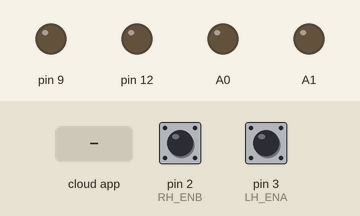
Simulated run of this sketch. Board: Arduino Uno, built with avr-gcc and run on an emulated ATmega328P. Shown: output pins drawn as LEDs (lit = HIGH). The test bench sets the inputs (shaded band); at power-on: pin 2 (RH_ENB) HIGH, pin 3 (LH_ENA) HIGH. The ROS host is connected and sends only what is stated.

Above: at 1.2 s.
1.3 s: the phone or cloud app sets linear.x to -100
At 1.9 s:
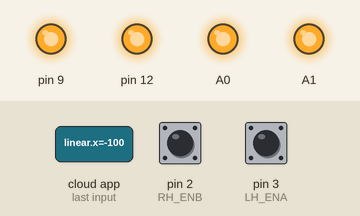
3.5 s: the phone or cloud app sets linear.x to 100
At 4.1 s:
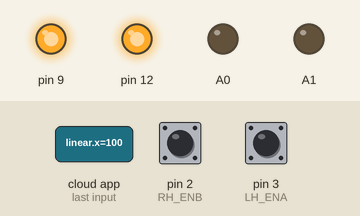
Timing chart, 0 to 6.5 s (numbered marks = the images above; inputs shaded):
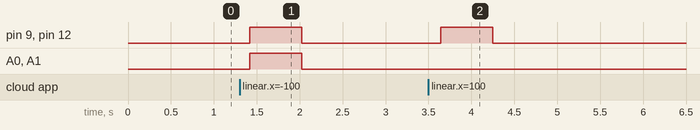

Measured:
- after the input at 1.3 s, pin 9, pin 12, A0, A1: LOW → HIGH after 0.12 s, → LOW 0.61 s later
- after the input at 3.5 s, pin 9, pin 12: LOW → HIGH after 0.14 s, → LOW 0.61 s later

The sketch:

main.ino
```cpp
//----------------------------------------------------------------------------------//
#include <ros.h>
#include <std_msgs/Int16.h>
#include <geometry_msgs/Twist.h>
#include <CytronMotorDriver.h>
#include "Config.h"
#include "Kinematics.h"
#include "Motor.h"

Motor LH_motor(LH_D1, LH_D2, LH_ENA, LH_ENB);
Motor RH_motor(RH_D1, RH_D2, RH_ENA, RH_ENB);
CytronMD motor1(PWM_DIR, 10, A0);  // PWM 1 = Pin 10, DIR 1 = Pin A0.
CytronMD motor2(PWM_DIR, 9, A1); // PWM 2 = Pin 9, DIR 2 = Pin A1.
Kinematics Robot(LH_motor, RH_motor);
void LH_ISRA();
void LH_ISRB();
void RH_ISRA();
void RH_ISRB();
float mapFloat(float x, float in_min, float in_max, float out_min, float out_max);
void cmd_vel_callback(const geometry_msgs::Twist& twist);
std_msgs::Int16 lwheel_ticks_msg;
std_msgs::Int16 rwheel_ticks_msg;
std_msgs::Int16 lwheel_pwm_msg;
std_msgs::Int16 rwheel_pwm_msg;
ros::NodeHandle nh;
ros::Publisher lwheel_ticks_pub("left_ticks", &lwheel_ticks_msg);
ros::Publisher rwheel_ticks_pub("right_ticks", &rwheel_ticks_msg);
ros::Publisher lwheel_pwm_pub("left_pwm", &lwheel_pwm_msg);
ros::Publisher rwheel_pwm_pub("right_pwm", &rwheel_pwm_msg);
ros::Subscriber<geometry_msgs::Twist> cmd_vel_sub("cmd_vel", cmd_vel_callback);
unsigned long lastCmdVelReceived = 0;
float linearX_vel = 0, angularZ_vel = 0;
const float MIN_VELOCITY = 0.0;
const float MAX_VELOCITY = (2*PI*WHEEL_RADIUS*MAX_RPM)/(60*GEAR_REDUCTION);//0.728485253 m/s
//----------------------------------------------------------------------------------//

void setup(){
  pinMode(LH_ENA, INPUT_PULLUP);
  pinMode(LH_ENB, INPUT_PULLUP);
  pinMode(RH_ENA, INPUT_PULLUP);
  pinMode(RH_ENB, INPUT_PULLUP);
  attachInterrupt(digitalPinToInterrupt(LH_ENA), LH_ISRA, CHANGE);
  attachInterrupt(digitalPinToInterrupt(LH_ENB), LH_ISRB, CHANGE);
  attachInterrupt(digitalPinToInterrupt(RH_ENA), RH_ISRA, CHANGE);
  attachInterrupt(digitalPinToInterrupt(RH_ENB), RH_ISRB, CHANGE);
  //attachInterrupt(digitalPinToInterrupt(ESTOP), EMG_STOP, HIGH);
  nh.getHardware()->setBaud(115200);
  nh.initNode();
  nh.subscribe(cmd_vel_sub);
  nh.advertise(lwheel_ticks_pub);
  nh.advertise(rwheel_ticks_pub);
  nh.advertise(lwheel_pwm_pub);
  nh.advertise(rwheel_pwm_pub);
}

void loop(){
  nh.spinOnce();
  Robot.isRosConnected = nh.connected();

  //Stop the robot if not connected to ROS or there are no velocity command after some time
  if(!Robot.isRosConnected || (millis() - lastCmdVelReceived > CMD_VEL_TIMEOUT)){
    linearX_vel = 0;
    angularZ_vel = 0;
    Robot.Move(MIN_PWM, MIN_PWM);//stop motors
  }

  // Convert Linear X and Angular Z Velocity to PWM
  // Calculate left and right wheel velocity
  float  left_vel = linearX_vel - angularZ_vel*(WHEEL_SEPARATION/2);
  float right_vel = linearX_vel + angularZ_vel*(WHEEL_SEPARATION/2);

  // Determine left and right direction using sign
  int  left_dir = (left_vel >0)? 1 : -1;
  int right_dir = (right_vel>0)? 1 : -1;

  // Make sure calculated velocity is in range of min and max velocity before mapping to PWM
  if(fabs(left_vel)>MAX_VELOCITY){
    left_vel = left_dir*MAX_VELOCITY;
  }
  else if(fabs(left_vel)<MIN_VELOCITY){
    left_vel = left_dir*MIN_VELOCITY;
  }
  if(fabs(right_vel)>MAX_VELOCITY){
    right_vel = right_dir*MAX_VELOCITY;
  }
  else if(fabs(right_vel)<MIN_VELOCITY){
    right_vel = right_dir*MIN_VELOCITY;
  }

  // Map wheel velocity to PWM
  int  left_pwm = round(mapFloat(fabs(left_vel ), MIN_VELOCITY, MAX_VELOCITY, MIN_PWM, MAX_PWM));
  int right_pwm = round(mapFloat(fabs(right_vel), MIN_VELOCITY, MAX_VELOCITY, MIN_PWM, MAX_PWM));

  // Actuate the motors
  lwheel_pwm_msg.data = left_dir*left_pwm;
  rwheel_pwm_msg.data = right_dir*right_pwm;
  Robot.Move(left_dir*left_pwm, right_dir*right_pwm);


  //Publishing data to ROS
  lwheel_ticks_pub.publish(&lwheel_ticks_msg);
  rwheel_ticks_pub.publish(&rwheel_ticks_msg);
  lwheel_pwm_pub.publish(&lwheel_pwm_msg);
  rwheel_pwm_pub.publish(&rwheel_pwm_msg);
  delay(200); //5Hz
}

////////////FUNCTION DEFINITIONS////////////////

void LH_ISRA(){
  lwheel_ticks_msg.data = LH_motor.doEncoderA();
}

void LH_ISRB(){
  lwheel_ticks_msg.data = LH_motor.doEncoderB();
}

void RH_ISRA(){
  rwheel_ticks_msg.data = RH_motor.doEncoderA();
}

void RH_ISRB(){
  rwheel_ticks_msg.data = RH_motor.doEncoderB();
}


float mapFloat(float x, float in_min, float in_max, float out_min, float out_max){
  return (x - in_min) * (out_max - out_min) / (in_max - in_min) + out_min;
}

void cmd_vel_callback( const geometry_msgs::Twist& twist){
  linearX_vel = twist.linear.x;
  angularZ_vel = twist.angular.z;
  lastCmdVelReceived = millis();
}
```

Kinematics.h
```cpp
#pragma once
#include "Config.h"
#include "Motor.h"

class Kinematics{
  public:
    Kinematics(Motor, Motor); //2WD
    // Kinematics(Motor, Motor, LED, LED); //2WD with 2 LEDs
    void Move(int lpwm, int rpwm); //actuate both motors according to pwm/direction
    int isRosConnected;
  private:
    Motor LH_motor;
    Motor RH_motor;
};

Kinematics::Kinematics(Motor LH_motor, Motor RH_motor)
: LH_motor(LH_motor), RH_motor(RH_motor)
{

}

void Kinematics::Move(int lpwm, int rpwm){
  //add "-" sign to invert direction if needed
  this->LH_motor.Rotate(lpwm);
  this->RH_motor.Rotate(rpwm);
}
```

Motor.h
```cpp
#pragma once
class Motor{
  public:
    Motor(int, int, int, int);//driving motor with encoder
    void Rotate(int, int, int);
    long getEncoderPos();
    int getEncoderA();
    int getEncoderB();
    long doEncoderA();
    long doEncoderB();
  private:
    //motor pins
    int D1;//pwm value
    int D2;//direction, low=forward, high=backward
    //encoder pins
    int ENA;
    int ENB;
    void initMotorPins();
    int protectOutput(int);
    void initEncoderPins();
    volatile long encoder_Pos = 0;
    bool drive; //true=driving , false=pantilt
};

Motor::Motor(int D1, int D2, int ENA, int ENB){
  this->D1 = D1;
  this->D2 = D2;
  this->drive = true;
  Motor::initMotorPins();
  this->ENA = ENA;
  this->ENB = ENB;
  //Motor::initEncoderPins();
}

void Motor::initMotorPins(){
  pinMode(this->D1, OUTPUT);
  pinMode(this->D2, OUTPUT);
}

void Motor::Rotate(int pwm, int lower_lim=0, int upper_lim=0){
  // Actuate driving motor
  if(this->drive){
    // Set motor pwm value (inverted pwm values)
    analogWrite(this->D1, abs(pwm));
    // Enable (can move) or disable (cannot move) motor
//    digitalWrite(this->D2, pwm!=0);
//    // Set motor direction
    digitalWrite(this->D2, pwm<0);
    //digitalWrite(BRAKE,HIGH);
  }
}

int Motor::protectOutput(int val){
  // For safety reasons
  (val>150)? val = 150 : val;
  return val;
}

void Motor::initEncoderPins(){
  pinMode(this->ENA, INPUT_PULLUP);
  pinMode(this->ENB, INPUT_PULLUP);
}

long Motor::doEncoderA(){
  if(digitalRead(this->ENA)==HIGH){
    (digitalRead(this->ENB)==LOW)? this->encoder_Pos++ : this->encoder_Pos--;
  }
  else{
    (digitalRead(this->ENB)==HIGH)? this->encoder_Pos++ : this->encoder_Pos--;
  }
  return this->encoder_Pos;
}

long Motor::doEncoderB(){
  if(digitalRead(this->ENB)==HIGH){
    (digitalRead(this->ENA)==HIGH)? this->encoder_Pos++ : this->encoder_Pos--;
  }
  else{
    (digitalRead(this->ENA)==LOW)? this->encoder_Pos++ : this->encoder_Pos--;
  }
  return this->encoder_Pos;
}

long Motor::getEncoderPos(){
  return this->encoder_Pos;
}

int Motor::getEncoderA(){
  return this->ENA;
}

int Motor::getEncoderB(){
  return this->ENB;
}
```

Config.h
```cpp
#pragma once
//DRIVING MOTOR PINS
#define LH_D1 9
#define LH_D2 A1
#define LH_ENA 3
#define LH_ENB 11
#define RH_D1 12
#define RH_D2 A0
#define RH_ENA 4
#define RH_ENB 2

//GENERAL CONSTANT
#define CMD_VEL_TIMEOUT 500
#define PI 3.14159265359
#define WHEEL_DIAMETER 0.18
#define WHEEL_RADIUS 0.09
#define MAX_RPM 430
#define GEAR_REDUCTION 14
#define TICKS_PER_METER 795
#define WHEEL_SEPARATION 0.66
#define DISABLE_PWM 0 // disable motor driver
#define MIN_PWM 0 // 10% of 255 pwm = 26 pwm = 0 rpm
#define MAX_PWM 255 // 90% of 255 pwm = 229 pwm = 1000 rpm
#define STRAIGHT_PWM 75
#define TURN_PWM 65
```
